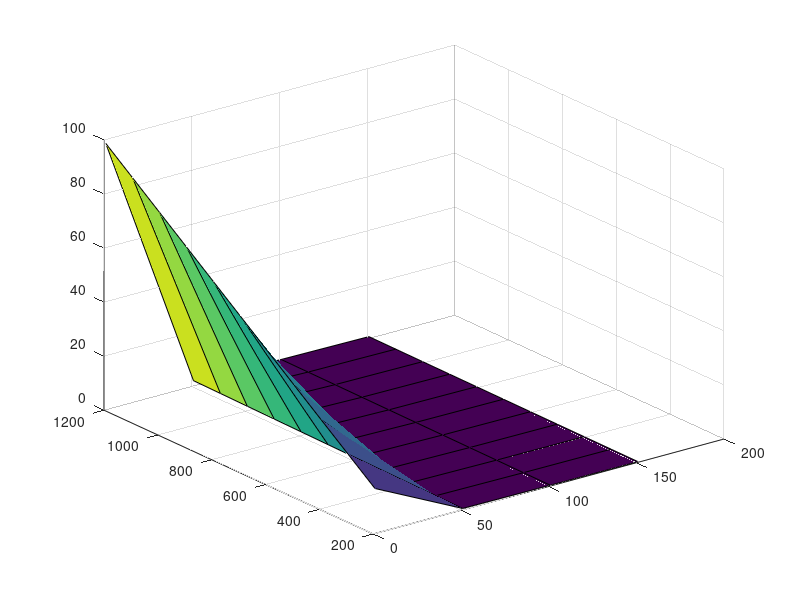

Reproduce this figure in MATLAB.
%Exercise 5 - Q5
format shortg
%Given Constants
Tc = 304.2 ; Pc = 7.376/0.101325; omega = 0.225;
R = 0.0821;

%Generated data
%P=200;
%Calc
V=[];
for T = 200:100:1200
    Tr = T/Tc;
    B0 = 0.083 + 0.422/(Tr.^1.6);
    B1 = 0.139 - (0.172/(Tr.^4.2));
    B = (B0 + omega*B1) * R * Tc / Pc;
    
    tempV = [];
    for P=1:50:200
        funct = @(V) R * T * (1/V + B/V.^2) - P;
        res = fsolve(funct, 0.5);
        if(res < 0)
            tempV(end + 1) = fzero(funct,0.5);
        else
            tempV(end + 1) = res;
        end
        %fprintf('For T: %f P: %f V:%f\n',T,P,V(end));
    end
    %disp(tempV);
    V = [ V ; tempV];
end

P = 1:50:200;
T = 200:100:1200;
disp(V);
surf(P,T,V);

